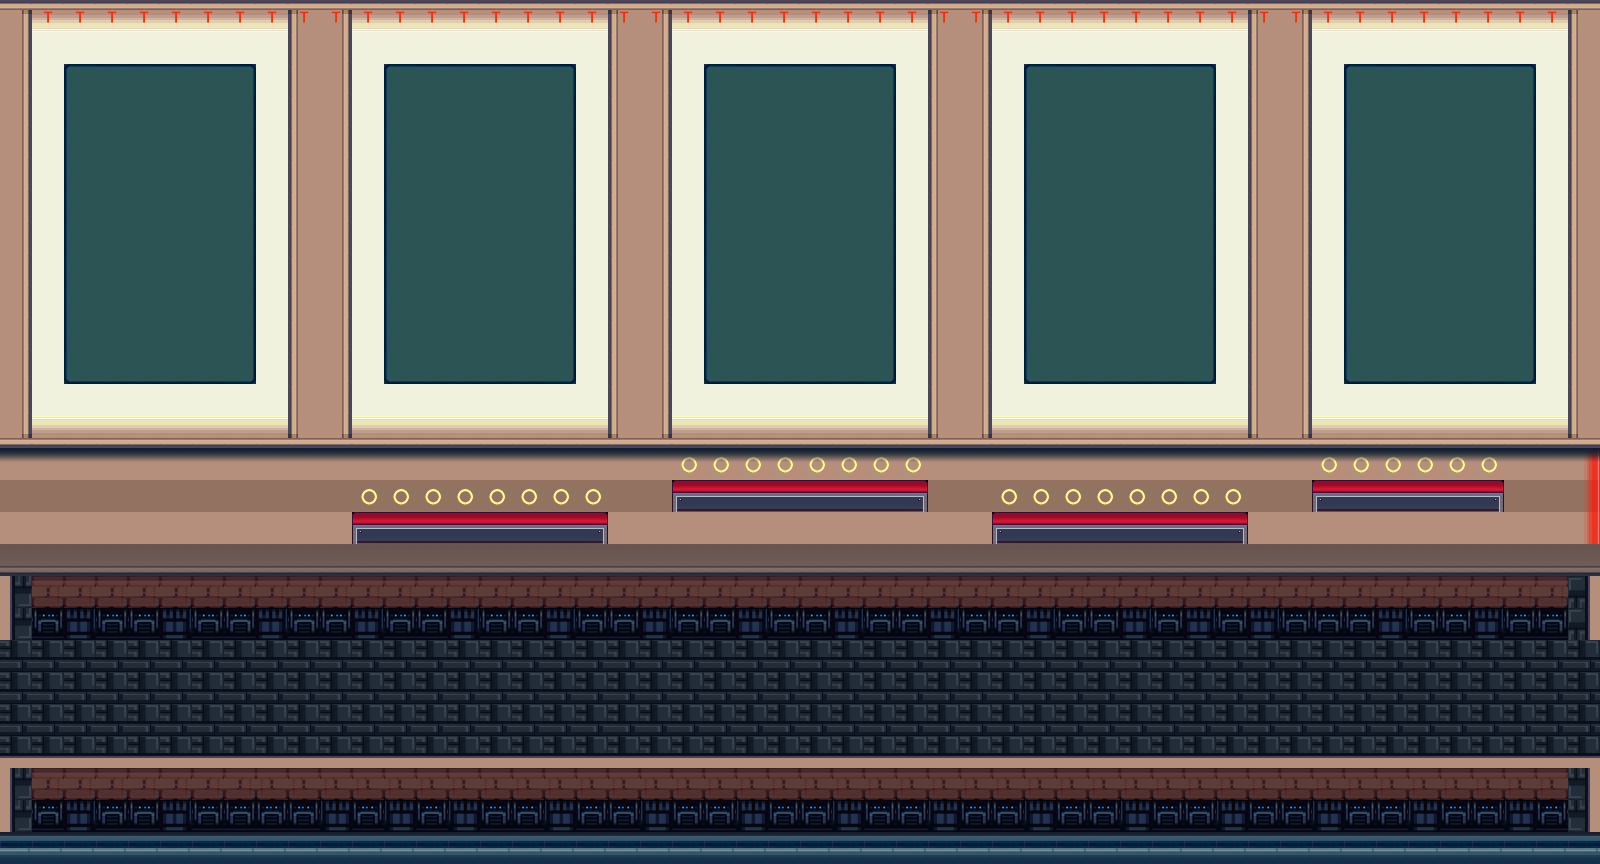

A level layout from a 2D game, rendered from its tile map. Below: a short description, then the map file with tile-grid data replaced by summaries:
An orthogonal 50x27 tile map with 32x32 px tiles, 4 tile layers (NoCollide1, NoCollide, Collide, nocollide3).

<map version="1.5" tiledversion="1.7.2" orientation="orthogonal" renderorder="right-down" width="50" height="27" tilewidth="32" tileheight="32" infinite="0" nextlayerid="5" nextobjectid="1">
 <editorsettings>
  <export target="../new_level1A.json" format="json" />
 </editorsettings>
 <tileset firstgid="1" source="tiles/new_buildingTiles.tsx" />
 <layer id="3" name="NoCollide1" width="50" height="27">
  <data>[1350 cells, 1077 non-empty, 13 distinct tile ids]</data>
 </layer>
 <layer id="2" name="NoCollide" width="50" height="27">
  <data>[1350 cells, 95 non-empty, 3 distinct tile ids]</data>
 </layer>
 <layer id="1" name="Collide" width="50" height="27">
  <data>[1350 cells, 389 non-empty, 12 distinct tile ids]</data>
 </layer>
 <layer id="4" name="nocollide3" width="50" height="27">
  <data>[1350 cells, 100 non-empty, 2 distinct tile ids]</data>
 </layer>
</map>
